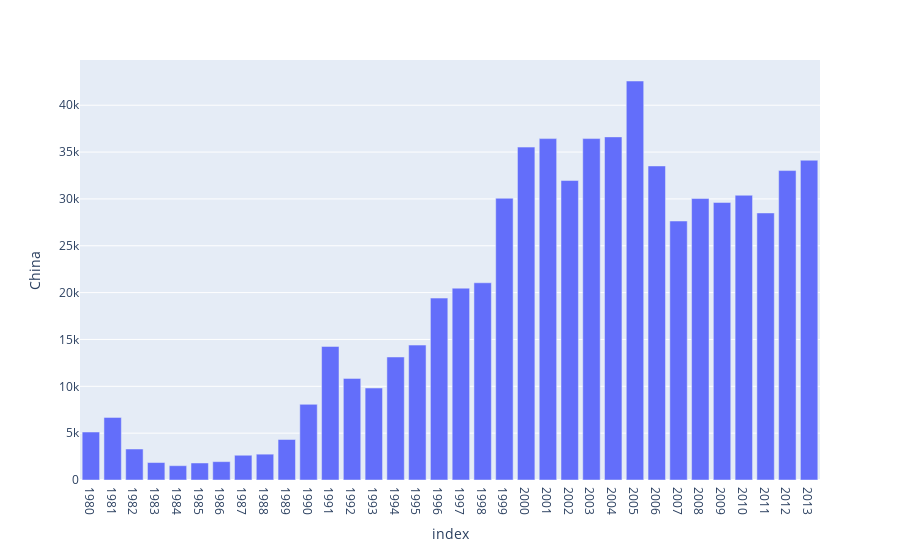

The notebook cell this image was saved under:
### Code cell
chinaData = df.loc['China',years].reset_index()
px.bar(chinaData, x='index', y='China')

### Figure 1 — Plotly figure (JSON) as saved in the notebook; plotly's stock layout.template omitted (floating-point values rounded to 4 significant figures)
{"data": [{"alignmentgroup": "True", "hovertemplate": "index=%{x}<br>China=%{y}<extra></extra>", "legendgroup": "", "marker": {"color": "#636efa", "pattern": {"shape": ""}}, "name": "", "offsetgroup": "", "orientation": "v", "showlegend": false, "textposition": "auto", "type": "bar", "x": ["1980", "1981", "1982", "1983", "1984", "1985", "1986", "1987", "1988", "1989", "1990", "1991", "1992", "1993", "1994", "1995", "1996", "1997", "1998", "1999", "2000", "2001", "2002", "2003", "2004", "2005", "2006", "2007", "2008", "2009", "2010", "2011", "2012", "2013"], "xaxis": "x", "y": [5123, 6682, 3308, 1863, 1527, 1816, 1960, 2643, 2758, 4323, 8076, 14255, 10846, 9817, 13128, 14398, 19415, 20475, 21049, 30069, 35529, 36434, 31961, 36439, 36619, 42584, 33518, 27642, 30037, 29622, 30391, 28502, 33024, 34129], "yaxis": "y"}], "layout": {"barmode": "relative", "legend": {"tracegroupgap": 0}, "margin": {"t": 60}, "xaxis": {"anchor": "y", "domain": [0, 1], "title": {"text": "index"}}, "yaxis": {"anchor": "x", "domain": [0, 1], "title": {"text": "China"}}}}
